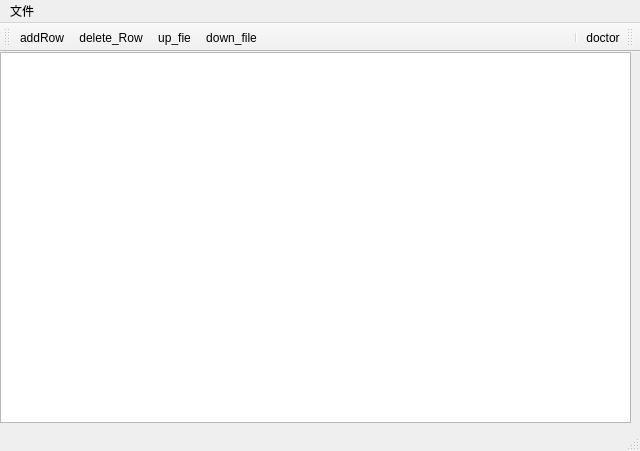
<?xml version="1.0" encoding="UTF-8"?>
<ui version="4.0">
 <class>DoctorInfo</class>
 <widget class="QMainWindow" name="DoctorInfo">
  <property name="geometry">
   <rect>
    <x>0</x>
    <y>0</y>
    <width>640</width>
    <height>451</height>
   </rect>
  </property>
  <property name="windowTitle">
   <string>医生信息</string>
  </property>
  <property name="windowIcon">
   <iconset>
    <normaloff>icons/doctor.icns</normaloff>icons/doctor.icns</iconset>
  </property>
  <widget class="QWidget" name="centralwidget">
   <widget class="QTreeView" name="treeView">
    <property name="geometry">
     <rect>
      <x>0</x>
      <y>0</y>
      <width>631</width>
      <height>371</height>
     </rect>
    </property>
   </widget>
  </widget>
  <widget class="QMenuBar" name="menubar">
   <property name="geometry">
    <rect>
     <x>0</x>
     <y>0</y>
     <width>640</width>
     <height>23</height>
    </rect>
   </property>
   <widget class="QMenu" name="file">
    <property name="title">
     <string>文件</string>
    </property>
    <widget class="QMenu" name="menu">
     <property name="title">
      <string>另存为</string>
     </property>
     <addaction name="action_expoExc"/>
     <addaction name="action_expoTxt"/>
    </widget>
    <addaction name="menu"/>
    <addaction name="actionQuit"/>
   </widget>
   <addaction name="file"/>
  </widget>
  <widget class="QStatusBar" name="statusbar"/>
  <widget class="QToolBar" name="toolBar">
   <property name="windowTitle">
    <string>toolBar</string>
   </property>
   <attribute name="toolBarArea">
    <enum>TopToolBarArea</enum>
   </attribute>
   <attribute name="toolBarBreak">
    <bool>false</bool>
   </attribute>
   <addaction name="actionAddRow"/>
   <addaction name="actionDelete_Row"/>
   <addaction name="actionUp_fie"/>
   <addaction name="actionDown_file"/>
  </widget>
  <widget class="QToolBar" name="toolBar_2">
   <property name="windowTitle">
    <string>toolBar_2</string>
   </property>
   <property name="layoutDirection">
    <enum>Qt::RightToLeft</enum>
   </property>
   <attribute name="toolBarArea">
    <enum>TopToolBarArea</enum>
   </attribute>
   <attribute name="toolBarBreak">
    <bool>false</bool>
   </attribute>
   <addaction name="actionDoctor"/>
   <addaction name="separator"/>
  </widget>
  <action name="actionUp_fie">
   <property name="icon">
    <iconset>
     <normaloff>icons/up_file.ico</normaloff>icons/up_file.ico</iconset>
   </property>
   <property name="text">
    <string>up_fie</string>
   </property>
  </action>
  <action name="actionDown_file">
   <property name="icon">
    <iconset>
     <normaloff>icons/download_file.ico</normaloff>icons/download_file.ico</iconset>
   </property>
   <property name="text">
    <string>down_file</string>
   </property>
  </action>
  <action name="actionDelete_Row">
   <property name="icon">
    <iconset>
     <normaloff>icons/deleteRow.ico</normaloff>icons/deleteRow.ico</iconset>
   </property>
   <property name="text">
    <string>delete_Row</string>
   </property>
  </action>
  <action name="actionAddRow">
   <property name="icon">
    <iconset>
     <normaloff>icons/addRow.icns</normaloff>icons/addRow.icns</iconset>
   </property>
   <property name="text">
    <string>addRow</string>
   </property>
  </action>
  <action name="actionDoctor">
   <property name="icon">
    <iconset>
     <normaloff>icons/doctor.icns</normaloff>icons/doctor.icns</iconset>
   </property>
   <property name="text">
    <string>doctor</string>
   </property>
  </action>
  <action name="actionQuit">
   <property name="text">
    <string>退出</string>
   </property>
  </action>
  <action name="action_expoExc">
   <property name="text">
    <string>输出为excel</string>
   </property>
  </action>
  <action name="action_expoTxt">
   <property name="text">
    <string>输出为txt</string>
   </property>
  </action>
 </widget>
 <resources/>
 <connections/>
</ui>
